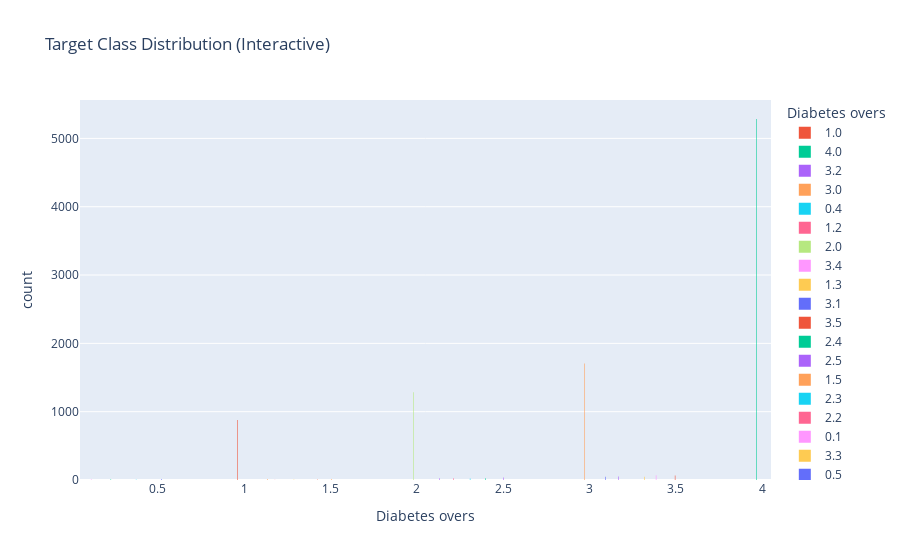

The cell this chart's notebook holds for it:
### Markdown cell above
Step 3: Advanced EDA & Visualization

### Code cell
# Interactive visualization using Plotly
fig = px.histogram(df, x='overs', color='overs', barmode='group',
                   title="Target Class Distribution (Interactive)",
                   category_orders={"overs": [0, 1]},
                   labels={"overs": "Diabetes overs"})
fig.show()

### Figure 1 — Plotly figure (JSON) as saved in the notebook; plotly's stock layout.template omitted (floating-point values rounded to 4 significant figures; data arrays with more than 128 entries replaced by an {"elided": "..."} marker saying what was removed)
{"data": [{"alignmentgroup": "True", "bingroup": "x", "hovertemplate": "Diabetes overs=%{x}<br>count=%{y}<extra></extra>", "legendgroup": "1.0", "marker": {"color": "#EF553B", "pattern": {"shape": ""}}, "name": "1.0", "offsetgroup": "1.0", "orientation": "v", "showlegend": true, "type": "histogram", "x": {"elided": "877 int values"}, "xaxis": "x", "yaxis": "y"}, {"alignmentgroup": "True", "bingroup": "x", "hovertemplate": "Diabetes overs=%{x}<br>count=%{y}<extra></extra>", "legendgroup": "4.0", "marker": {"color": "#00cc96", "pattern": {"shape": ""}}, "name": "4.0", "offsetgroup": "4.0", "orientation": "v", "showlegend": true, "type": "histogram", "x": {"elided": "5284 int values"}, "xaxis": "x", "yaxis": "y"}, {"alignmentgroup": "True", "bingroup": "x", "hovertemplate": "Diabetes overs=%{x}<br>count=%{y}<extra></extra>", "legendgroup": "3.2", "marker": {"color": "#ab63fa", "pattern": {"shape": ""}}, "name": "3.2", "offsetgroup": "3.2", "orientation": "v", "showlegend": true, "type": "histogram", "x": [3.2, 3.2, 3.2, 3.2, 3.2, 3.2, 3.2, 3.2, 3.2, 3.2, 3.2, 3.2, 3.2, 3.2, 3.2, 3.2, 3.2, 3.2, 3.2, 3.2, 3.2, 3.2, 3.2, 3.2, 3.2, 3.2, 3.2, 3.2, 3.2, 3.2, 3.2, 3.2, 3.2, 3.2, 3.2, 3.2, 3.2, 3.2, 3.2, 3.2, 3.2, 3.2, 3.2, 3.2, 3.2, 3.2, 3.2, 3.2, 3.2, 3.2], "xaxis": "x", "yaxis": "y"}, {"alignmentgroup": "True", "bingroup": "x", "hovertemplate": "Diabetes overs=%{x}<br>count=%{y}<extra></extra>", "legendgroup": "3.0", "marker": {"color": "#FFA15A", "pattern": {"shape": ""}}, "name": "3.0", "offsetgroup": "3.0", "orientation": "v", "showlegend": true, "type": "histogram", "x": {"elided": "1706 int values"}, "xaxis": "x", "yaxis": "y"}, {"alignmentgroup": "True", "bingroup": "x", "hovertemplate": "Diabetes overs=%{x}<br>count=%{y}<extra></extra>", "legendgroup": "0.4", "marker": {"color": "#19d3f3", "pattern": {"shape": ""}}, "name": "0.4", "offsetgroup": "0.4", "orientation": "v", "showlegend": true, "type": "histogram", "x": [0.4, 0.4, 0.4, 0.4, 0.4, 0.4, 0.4, 0.4], "xaxis": "x", "yaxis": "y"}, {"alignmentgroup": "True", "bingroup": "x", "hovertemplate": "Diabetes overs=%{x}<br>count=%{y}<extra></extra>", "legendgroup": "1.2", "marker": {"color": "#FF6692", "pattern": {"shape": ""}}, "name": "1.2", "offsetgroup": "1.2", "orientation": "v", "showlegend": true, "type": "histogram", "x": [1.2, 1.2, 1.2, 1.2, 1.2], "xaxis": "x", "yaxis": "y"}, {"alignmentgroup": "True", "bingroup": "x", "hovertemplate": "Diabetes overs=%{x}<br>count=%{y}<extra></extra>", "legendgroup": "2.0", "marker": {"color": "#B6E880", "pattern": {"shape": ""}}, "name": "2.0", "offsetgroup": "2.0", "orientation": "v", "showlegend": true, "type": "histogram", "x": {"elided": "1283 int values"}, "xaxis": "x", "yaxis": "y"}, {"alignmentgroup": "True", "bingroup": "x", "hovertemplate": "Diabetes overs=%{x}<br>count=%{y}<extra></extra>", "legendgroup": "3.4", "marker": {"color": "#FF97FF", "pattern": {"shape": ""}}, "name": "3.4", "offsetgroup": "3.4", "orientation": "v", "showlegend": true, "type": "histogram", "x": [3.4, 3.4, 3.4, 3.4, 3.4, 3.4, 3.4, 3.4, 3.4, 3.4, 3.4, 3.4, 3.4, 3.4, 3.4, 3.4, 3.4, 3.4, 3.4, 3.4, 3.4, 3.4, 3.4, 3.4, 3.4, 3.4, 3.4, 3.4, 3.4, 3.4, 3.4, 3.4, 3.4, 3.4, 3.4, 3.4, 3.4, 3.4, 3.4, 3.4, 3.4, 3.4, 3.4, 3.4, 3.4, 3.4, 3.4, 3.4, 3.4, 3.4, 3.4, 3.4, 3.4, 3.4, 3.4, 3.4, 3.4, 3.4, 3.4, 3.4, 3.4, 3.4, 3.4, 3.4, 3.4, 3.4, 3.4, 3.4, 3.4, 3.4], "xaxis": "x", "yaxis": "y"}, {"alignmentgroup": "True", "bingroup": "x", "hovertemplate": "Diabetes overs=%{x}<br>count=%{y}<extra></extra>", "legendgroup": "1.3", "marker": {"color": "#FECB52", "pattern": {"shape": ""}}, "name": "1.3", "offsetgroup": "1.3", "orientation": "v", "showlegend": true, "type": "histogram", "x": [1.3, 1.3, 1.3, 1.3, 1.3, 1.3, 1.3, 1.3, 1.3], "xaxis": "x", "yaxis": "y"}, {"alignmentgroup": "True", "bingroup": "x", "hovertemplate": "Diabetes overs=%{x}<br>count=%{y}<extra></extra>", "legendgroup": "3.1", "marker": {"color": "#636efa", "pattern": {"shape": ""}}, "name": "3.1", "offsetgroup": "3.1", "orientation": "v", "showlegend": true, "type": "histogram", "x": [3.1, 3.1, 3.1, 3.1, 3.1, 3.1, 3.1, 3.1, 3.1, 3.1, 3.1, 3.1, 3.1, 3.1, 3.1, 3.1, 3.1, 3.1, 3.1, 3.1, 3.1, 3.1, 3.1, 3.1, 3.1, 3.1, 3.1, 3.1, 3.1, 3.1, 3.1, 3.1, 3.1, 3.1, 3.1, 3.1, 3.1, 3.1, 3.1, 3.1, 3.1, 3.1, 3.1, 3.1, 3.1, 3.1, 3.1, 3.1, 3.1], "xaxis": "x", "yaxis": "y"}, {"alignmentgroup": "True", "bingroup": "x", "hovertemplate": "Diabetes overs=%{x}<br>count=%{y}<extra></extra>", "legendgroup": "3.5", "marker": {"color": "#EF553B", "pattern": {"shape": ""}}, "name": "3.5", "offsetgroup": "3.5", "orientation": "v", "showlegend": true, "type": "histogram", "x": [3.5, 3.5, 3.5, 3.5, 3.5, 3.5, 3.5, 3.5, 3.5, 3.5, 3.5, 3.5, 3.5, 3.5, 3.5, 3.5, 3.5, 3.5, 3.5, 3.5, 3.5, 3.5, 3.5, 3.5, 3.5, 3.5, 3.5, 3.5, 3.5, 3.5, 3.5, 3.5, 3.5, 3.5, 3.5, 3.5, 3.5, 3.5, 3.5, 3.5, 3.5, 3.5, 3.5, 3.5, 3.5, 3.5, 3.5, 3.5, 3.5, 3.5, 3.5, 3.5, 3.5, 3.5, 3.5, 3.5, 3.5, 3.5, 3.5, 3.5, 3.5, 3.5, 3.5, 3.5, 3.5, 3.5, 3.5], "xaxis": "x", "yaxis": "y"}, {"alignmentgroup": "True", "bingroup": "x", "hovertemplate": "Diabetes overs=%{x}<br>count=%{y}<extra></extra>", "legendgroup": "2.4", "marker": {"color": "#00cc96", "pattern": {"shape": ""}}, "name": "2.4", "offsetgroup": "2.4", "orientation": "v", "showlegend": true, "type": "histogram", "x": [2.4, 2.4, 2.4, 2.4, 2.4, 2.4, 2.4, 2.4, 2.4, 2.4, 2.4, 2.4, 2.4, 2.4, 2.4, 2.4, 2.4, 2.4, 2.4, 2.4, 2.4, 2.4, 2.4, 2.4, 2.4, 2.4, 2.4], "xaxis": "x", "yaxis": "y"}, {"alignmentgroup": "True", "bingroup": "x", "hovertemplate": "Diabetes overs=%{x}<br>count=%{y}<extra></extra>", "legendgroup": "2.5", "marker": {"color": "#ab63fa", "pattern": {"shape": ""}}, "name": "2.5", "offsetgroup": "2.5", "orientation": "v", "showlegend": true, "type": "histogram", "x": [2.5, 2.5, 2.5, 2.5, 2.5, 2.5, 2.5, 2.5, 2.5, 2.5, 2.5, 2.5, 2.5, 2.5, 2.5, 2.5, 2.5, 2.5, 2.5, 2.5, 2.5, 2.5, 2.5, 2.5, 2.5, 2.5, 2.5, 2.5, 2.5, 2.5, 2.5, 2.5, 2.5, 2.5, 2.5], "xaxis": "x", "yaxis": "y"}, {"alignmentgroup": "True", "bingroup": "x", "hovertemplate": "Diabetes overs=%{x}<br>count=%{y}<extra></extra>", "legendgroup": "1.5", "marker": {"color": "#FFA15A", "pattern": {"shape": ""}}, "name": "1.5", "offsetgroup": "1.5", "orientation": "v", "showlegend": true, "type": "histogram", "x": [1.5, 1.5, 1.5, 1.5, 1.5, 1.5, 1.5, 1.5, 1.5, 1.5, 1.5, 1.5, 1.5, 1.5, 1.5, 1.5], "xaxis": "x", "yaxis": "y"}, {"alignmentgroup": "True", "bingroup": "x", "hovertemplate": "Diabetes overs=%{x}<br>count=%{y}<extra></extra>", "legendgroup": "2.3", "marker": {"color": "#19d3f3", "pattern": {"shape": ""}}, "name": "2.3", "offsetgroup": "2.3", "orientation": "v", "showlegend": true, "type": "histogram", "x": [2.3, 2.3, 2.3, 2.3, 2.3, 2.3, 2.3, 2.3, 2.3, 2.3, 2.3, 2.3, 2.3, 2.3, 2.3, 2.3, 2.3, 2.3, 2.3, 2.3, 2.3, 2.3, 2.3], "xaxis": "x", "yaxis": "y"}, {"alignmentgroup": "True", "bingroup": "x", "hovertemplate": "Diabetes overs=%{x}<br>count=%{y}<extra></extra>", "legendgroup": "2.2", "marker": {"color": "#FF6692", "pattern": {"shape": ""}}, "name": "2.2", "offsetgroup": "2.2", "orientation": "v", "showlegend": true, "type": "histogram", "x": [2.2, 2.2, 2.2, 2.2, 2.2, 2.2, 2.2, 2.2, 2.2, 2.2, 2.2, 2.2, 2.2, 2.2, 2.2, 2.2, 2.2, 2.2, 2.2, 2.2, 2.2, 2.2, 2.2, 2.2, 2.2, 2.2, 2.2], "xaxis": "x", "yaxis": "y"}, {"alignmentgroup": "True", "bingroup": "x", "hovertemplate": "Diabetes overs=%{x}<br>count=%{y}<extra></extra>", "legendgroup": "0.1", "marker": {"color": "#FF97FF", "pattern": {"shape": ""}}, "name": "0.1", "offsetgroup": "0.1", "orientation": "v", "showlegend": true, "type": "histogram", "x": [0.1, 0.1, 0.1, 0.1, 0.1, 0.1, 0.1, 0.1, 0.1, 0.1, 0.1, 0.1], "xaxis": "x", "yaxis": "y"}, {"alignmentgroup": "True", "bingroup": "x", "hovertemplate": "Diabetes overs=%{x}<br>count=%{y}<extra></extra>", "legendgroup": "3.3", "marker": {"color": "#FECB52", "pattern": {"shape": ""}}, "name": "3.3", "offsetgroup": "3.3", "orientation": "v", "showlegend": true, "type": "histogram", "x": [3.3, 3.3, 3.3, 3.3, 3.3, 3.3, 3.3, 3.3, 3.3, 3.3, 3.3, 3.3, 3.3, 3.3, 3.3, 3.3, 3.3, 3.3, 3.3, 3.3, 3.3, 3.3, 3.3, 3.3, 3.3, 3.3, 3.3, 3.3, 3.3, 3.3, 3.3, 3.3, 3.3, 3.3, 3.3, 3.3, 3.3, 3.3, 3.3, 3.3, 3.3, 3.3, 3.3, 3.3, 3.3, 3.3], "xaxis": "x", "yaxis": "y"}, {"alignmentgroup": "True", "bingroup": "x", "hovertemplate": "Diabetes overs=%{x}<br>count=%{y}<extra></extra>", "legendgroup": "0.5", "marker": {"color": "#636efa", "pattern": {"shape": ""}}, "name": "0.5", "offsetgroup": "0.5", "orientation": "v", "showlegend": true, "type": "histogram", "x": [0.5, 0.5, 0.5, 0.5, 0.5, 0.5, 0.5, 0.5, 0.5, 0.5, 0.5, 0.5, 0.5], "xaxis": "x", "yaxis": "y"}, {"alignmentgroup": "True", "bingroup": "x", "hovertemplate": "Diabetes overs=%{x}<br>count=%{y}<extra></extra>", "legendgroup": "1.4", "marker": {"color": "#EF553B", "pattern": {"shape": ""}}, "name": "1.4", "offsetgroup": "1.4", "orientation": "v", "showlegend": true, "type": "histogram", "x": [1.4, 1.4, 1.4, 1.4, 1.4, 1.4, 1.4, 1.4], "xaxis": "x", "yaxis": "y"}, {"alignmentgroup": "True", "bingroup": "x", "hovertemplate": "Diabetes overs=%{x}<br>count=%{y}<extra></extra>", "legendgroup": "0.2", "marker": {"color": "#00cc96", "pattern": {"shape": ""}}, "name": "0.2", "offsetgroup": "0.2", "orientation": "v", "showlegend": true, "type": "histogram", "x": [0.2, 0.2, 0.2, 0.2, 0.2, 0.2, 0.2, 0.2, 0.2, 0.2, 0.2], "xaxis": "x", "yaxis": "y"}, {"alignmentgroup": "True", "bingroup": "x", "hovertemplate": "Diabetes overs=%{x}<br>count=%{y}<extra></extra>", "legendgroup": "2.1", "marker": {"color": "#ab63fa", "pattern": {"shape": ""}}, "name": "2.1", "offsetgroup": "2.1", "orientation": "v", "showlegend": true, "type": "histogram", "x": [2.1, 2.1, 2.1, 2.1, 2.1, 2.1, 2.1, 2.1, 2.1, 2.1, 2.1, 2.1, 2.1, 2.1, 2.1, 2.1, 2.1, 2.1, 2.1, 2.1, 2.1, 2.1, 2.1, 2.1, 2.1], "xaxis": "x", "yaxis": "y"}, {"alignmentgroup": "True", "bingroup": "x", "hovertemplate": "Diabetes overs=%{x}<br>count=%{y}<extra></extra>", "legendgroup": "1.1", "marker": {"color": "#FFA15A", "pattern": {"shape": ""}}, "name": "1.1", "offsetgroup": "1.1", "orientation": "v", "showlegend": true, "type": "histogram", "x": [1.1, 1.1, 1.1, 1.1, 1.1, 1.1, 1.1, 1.1, 1.1, 1.1, 1.1, 1.1, 1.1, 1.1], "xaxis": "x", "yaxis": "y"}, {"alignmentgroup": "True", "bingroup": "x", "hovertemplate": "Diabetes overs=%{x}<br>count=%{y}<extra></extra>", "legendgroup": "0.3", "marker": {"color": "#19d3f3", "pattern": {"shape": ""}}, "name": "0.3", "offsetgroup": "0.3", "orientation": "v", "showlegend": true, "type": "histogram", "x": [0.3], "xaxis": "x", "yaxis": "y"}], "layout": {"barmode": "group", "legend": {"title": {"text": "Diabetes overs"}, "tracegroupgap": 0}, "title": {"text": "Target Class Distribution (Interactive)"}, "xaxis": {"anchor": "y", "categoryarray": [0, 1, 4, 3.2, 3, 0.4, 1.2, 2, 3.4, 1.3, 3.1, 3.5, 2.4, 2.5, 1.5, 2.3, 2.2, null, 0.1, 3.3, 0.5, 1.4, 0.2, 2.1, 1.1, 0.3], "categoryorder": "array", "domain": [0, 1], "title": {"text": "Diabetes overs"}}, "yaxis": {"anchor": "x", "domain": [0, 1], "title": {"text": "count"}}}}
